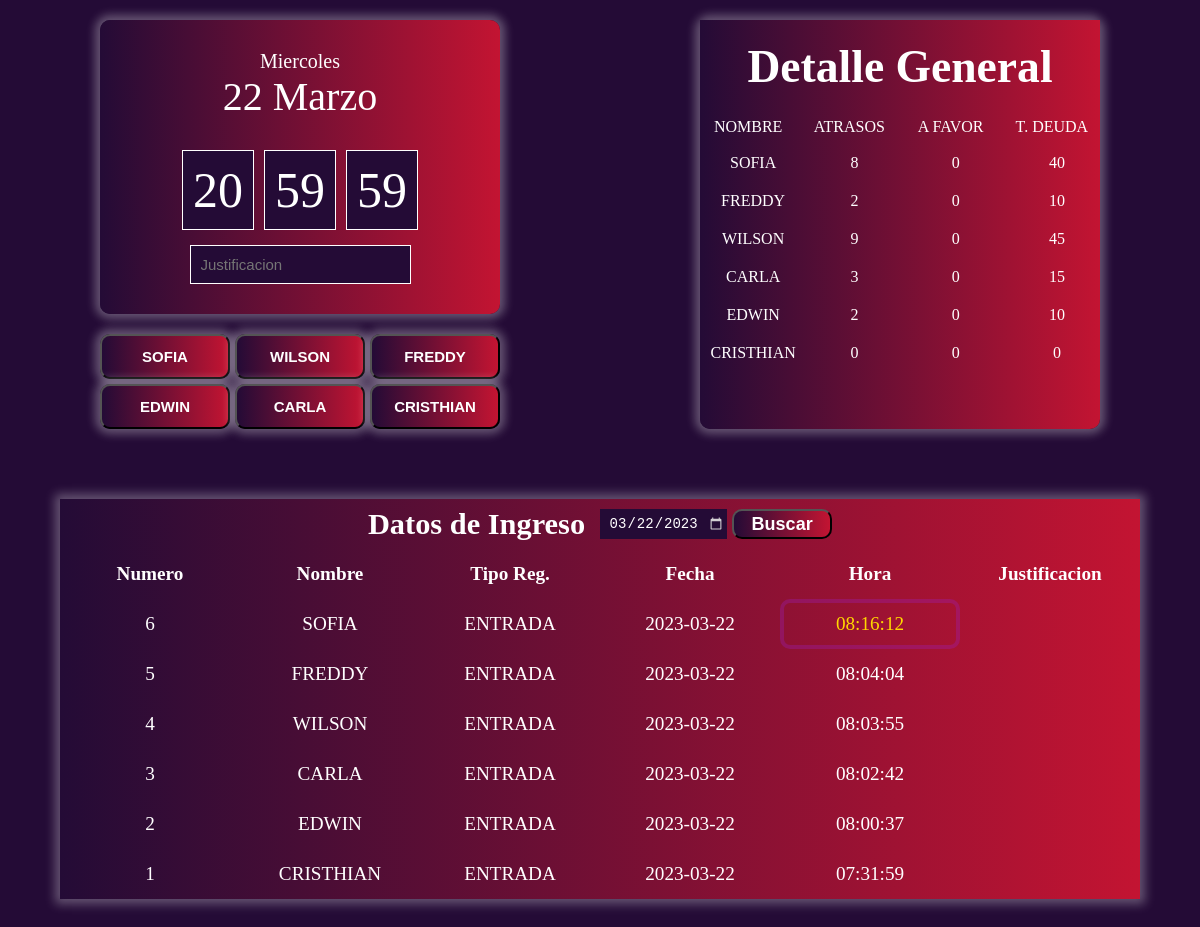
The page / on the database its author committed.
### tables this page shows
CREATE TABLE funcionarios 
(id int,
nombre text,
apellido text,
cargo text);

CREATE TABLE registros (
	id int,
	tipo int,
	fecha int,
	justificativo text,
	afavor int, 
    hora int);

### reloj.php (called while the page is built, shortened)
<?php
    $fecha_actual = date("Y-m-d");
    if(isset($_POST["filtro"])){
        $filtroFecha = $_POST["filtro"];
        echo '<script language="javascript">console.log('.$filtroFecha.');</script>';
    }else{
        $filtroFecha = $fecha_actual;
    };
?>

### index.php (the view, shortened to what this page needs)
<?php
    include("conex.php");
    include("reloj.php")
?>
<!DOCTYPE html>
<html lang="es">
<head>
    <link rel="stylesheet" href="style.css">
</head>
<body>
    <form action="" method="post">
        <div class="cont_principal">
            <div class="cont_registro">
                <div class="reloj">
                    <p class="dia" id="dia">--</p>
                    <p class="mes" id="mes">--</p>
                    <div class="hora" id="hora">
                        <p>00</p>
                        <p>00</p>
                        <p>00</p>
                    </div>
                    <input type="text" name="justifi" placeholder = "Justificacion">
                </div>
                <div class="boton">
                    <input type="submit" name="sofia" id="sofia" value="SOFIA">
                    <input type="submit" name="wilson" id="wilson" value="WILSON">
                    <input type="submit" name="freddy" id="freddy" value="FREDDY">
                    <input type="submit" name="edwin" id="edwin" value="EDWIN">
                    <input type="submit" name="carla" id="carla" value="CARLA">
                    <input type="submit" name="cristhian" id="cristhian" value="CRISTHIAN">
                </div>
            </div>
            <div class="general">
                <div class="detalle_total">
                    <div class="det_titulo">
                        <h2>Detalle General</h2>
                    </div>
                    <div class="subtitulos">
                        <p>NOMBRE</p>
                        <p>ATRASOS</p>
                        <p>A FAVOR</p>
                        <p>T. DEUDA</p>
                    </div>
                    <div class="informacion">
                        <?php
                            $select2 = "select (select a.nombre from funcionarios a where a.id=b.id) as nombre,
                            (select count(*) from registros where hora > '08:05:59' and id = b.id and justificativo = '') as total,
                            (select count(*) from registros where afavor <> 0 and id = b.id) as afavor,
                            ((select count(*) from registros where hora > '08:05:59' and id = b.id and justificativo = '')*5) as t_general
                            from registros b
                            where b.fecha = '$filtroFecha'
                            order by b.fecha desc, b.hora desc";
                            $resultado2 = $db->query($select2);
                            while($row2 = $resultado2->fetchArray()){
                        ?>
                            <div class="td_nombre"><?php echo $row2["nombre"];?></div>
                            <div class="td_nombre"><?php echo $row2["total"];?></div>
                            <div class="td_nombre"><?php echo $row2["afavor"];?></div>
                            <div class="td_nombre"><?php echo $row2["t_general"];?></div>
                        <?php }?>
                    </div>
                </div>
            </div>
        </div>
        <div class="tabla">
            <div class="tb-title">Datos de Ingreso
                <input type="date" name="filtro" id="filtrofecha" value="<?php echo $filtroFecha?>">
                <input type="submit" name="b_fecha" value="Buscar" id="btnbuscar">
            </div>
            <div class="tb-header">Numero</div>
            <div class="tb-header">Nombre</div>
            <div class="tb-header">Tipo Reg.</div>
            <div class="tb-header">Fecha</div>
            <div class="tb-header">Hora</div>
            <div class="tb-header">Justificacion</div>
            <?php
            $select = "select ROW_NUMBER () over (ORDER BY b.hora asc) as fila,(select a.nombre from funcionarios a where a.id=b.id) as nombre,
            b.tipo,b.fecha,b.hora,b.justificativo from registros b
            where b.fecha = '$filtroFecha'
            order by b.fecha desc, b.hora desc";
            $resultado = $db->query($select);
            while($row = $resultado->fetchArray()){
            ?>
            <div class="tb-item"><?php echo $row["fila"];?></div>
            <div class="tb-item"><?php echo $row["nombre"];?></div>
            <div class="tb-item"><?php echo $row["tipo"];?></div>
            <div class="tb-item"><?php echo $row["fecha"];?></div>
            <?php if(strtotime($row["hora"]) > strtotime("08:05:59")){?>
                    <div class="tb-item" id="hora"><?php echo $row["hora"];?></div><?php
                }else{?>
                    <div class="tb-item" ><?php echo $row["hora"];?></div><?php
                };?>
            <div class="tb-item"><?php echo $row["justificativo"];?></div>
            <?php }?>
        </div>
    </form>
</body>
</html>

### style.css (style rules this page uses)
* { margin: 0; padding: 0; box-sizing: border-box; }
body { background-color: #240b36; }
.cont_principal { display: grid; grid-template-columns: repeat(2, 1fr); }
.reloj { width: 400px; background: linear-gradient(to right,#240b36,#c31432); color: #ffffff; text-align: center; padding: 30px; margin: 20px auto; border-radius: 10px; user-select: none; box-shadow: 0px 0px 10px 5px rgba(255, 255, 255, 0.3); }
.reloj .dia { font-size: 20px; }
.reloj .mes { font-size: 40px; }
.reloj .hora { display: flex; justify-content: center; margin-top: 30px; margin-bottom: 15px; }
.reloj .hora p { font-size: 50px; background-color: #240b36; padding: 10px; margin: 0px 5px; border: 1px solid #ffffff; }
.reloj input { color: #ffffff; margin-top: 30px; font-size: 15px; background-color: #240b36; padding: 10px; margin: 0px 5px; border: 1px solid #ffffff; }
.boton { width: 400px; margin: 20px auto; display: grid; grid-template-columns: repeat(3, 1fr); grid-gap: 5px 5px; }
.boton input { font-size: 15px; background: linear-gradient(to right,#240b36,#c31432); color: #ffffff; font-weight: bold; text-align: center; padding: 12px 5px; box-shadow: 0px 0px 10px 5px rgba(255, 255, 255, 0.3); border-radius: 10px; }
.tabla .tb-title #btnbuscar { width: 100px; height: 30px; font-size: 18px; background: linear-gradient(to right,#240b36,#c31432); color: #ffffff; font-weight: bold; text-align: center; border-radius: 10px; }
.tabla { width: 90%; background: linear-gradient(to right,#240b36,#c31432); color: #ffffff; margin: 50px auto; text-align: center; display: grid; grid-template-columns: repeat(6,1fr); grid-auto-rows: 50px; box-shadow: 0px 0px 10px 5px rgba(255, 255, 255, 0.3); }
.tb-title { grid-column-start: 1; grid-column-end: 7; background: linear-gradient(to right,#240b36,#c31432); display: flex; align-items: center; justify-content: center; font-weight: bold; font-size: 1.9em; }
.tb-header, .tb-item { display: flex; justify-content: center; align-items: center; }
.tb-header { font-weight: bold; font-size: 1.2em; }
.tb-item { padding: 10px; font-size: 1.2em; }
.tabla #hora { border-radius: 10px; border-style: solid; border-color: rgba(156, 31, 194, 0.3); border-width: 4px; color: gold; }
.tabla .tb-title #filtrofecha { height: 30px; color: #ffffff; font-size: 14px; background-color: #240b36; margin: 0 5px 0 15px; border: none; text-align: center; }
.general { width: 400px; background: linear-gradient(to right,#240b36,#c31432); color: #ffffff; text-align: center; margin: 20px auto; border-radius: 10px; user-select: none; box-shadow: 0px 0px 10px 5px rgba(255, 255, 255, 0.3); }
.det_titulo { grid-column-start: 1; grid-column-end: 5; background: linear-gradient(to right,#240b36,#c31432); display: flex; align-items: center; justify-content: center; font-weight: bold; font-size: 1.9em; padding-top: 20px; margin-bottom: 25px; }
.subtitulos { width: 400px; margin: 10px auto; display: grid; grid-template-columns: repeat(4, 1fr); grid-gap: 5px 5px; }
.informacion { width: 400px; margin: 5px auto; display: grid; grid-template-columns: repeat(4, 1fr); grid-gap: 5px 5px; }
.td_nombre { padding: 7.5px 0 7.5px 10px; }

### rows shown on the page
funcionarios: fila "6", nombre "SOFIA", registros.tipo "ENTRADA", registros.fecha "2023-03-22", registros.hora "08:16:12"
funcionarios: fila "5", nombre "FREDDY", registros.tipo "ENTRADA", registros.fecha "2023-03-22", registros.hora "08:04:04"
funcionarios: fila "4", nombre "WILSON", registros.tipo "ENTRADA", registros.fecha "2023-03-22", registros.hora "08:03:55"
funcionarios: fila "3", nombre "CARLA", registros.tipo "ENTRADA", registros.fecha "2023-03-22", registros.hora "08:02:42"
funcionarios: fila "2", nombre "EDWIN", registros.tipo "ENTRADA", registros.fecha "2023-03-22", registros.hora "08:00:37"
funcionarios: fila "1", nombre "CRISTHIAN", registros.tipo "ENTRADA", registros.fecha "2023-03-22", registros.hora "07:31:59"

### other values the page prints
$row2["nombre"] "SOFIA"
$row2["total"] "8"
$row2["afavor"] "0"
$row2["t_general"] "40"
$row2["nombre"] "FREDDY"
$row2["total"] "2"
$row2["t_general"] "10"
$row2["nombre"] "WILSON"
$row2["total"] "9"
$row2["t_general"] "45"
$row2["nombre"] "CARLA"
$row2["total"] "3"
$row2["t_general"] "15"
$row2["nombre"] "EDWIN"
$row2["nombre"] "CRISTHIAN"
